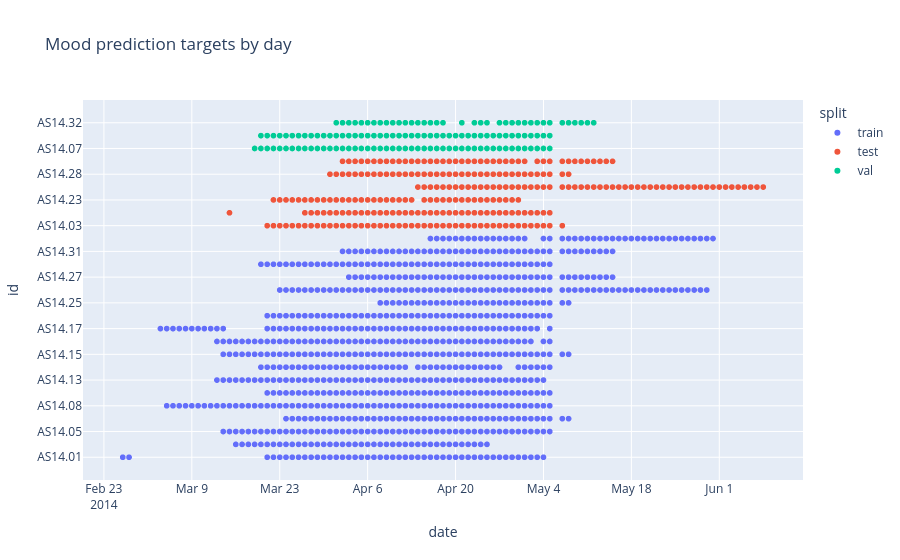

The cell this chart's notebook holds for it:
### Code cell
px.scatter(df, x="date", y="id", color="split", title="Mood prediction targets by day")

### Figure 1 — Plotly figure (JSON) as saved in the notebook; plotly's stock layout.template omitted (floating-point values rounded to 4 significant figures; data arrays with more than 128 entries replaced by an {"elided": "..."} marker saying what was removed)
{"data": [{"hovertemplate": "split=train<br>date=%{x}<br>id=%{y}<extra></extra>", "legendgroup": "train", "marker": {"color": "#636efa", "symbol": "circle"}, "mode": "markers", "name": "train", "showlegend": true, "type": "scattergl", "x": {"elided": "874 str values"}, "xaxis": "x", "y": {"elided": "874 str values"}, "yaxis": "y"}, {"hovertemplate": "split=test<br>date=%{x}<br>id=%{y}<extra></extra>", "legendgroup": "test", "marker": {"color": "#EF553B", "symbol": "circle"}, "mode": "markers", "name": "test", "showlegend": true, "type": "scattergl", "x": {"elided": "262 str values"}, "xaxis": "x", "y": {"elided": "262 str values"}, "yaxis": "y"}, {"hovertemplate": "split=val<br>date=%{x}<br>id=%{y}<extra></extra>", "legendgroup": "val", "marker": {"color": "#00cc96", "symbol": "circle"}, "mode": "markers", "name": "val", "showlegend": true, "type": "scattergl", "x": {"elided": "132 str values"}, "xaxis": "x", "y": {"elided": "132 str values"}, "yaxis": "y"}], "layout": {"legend": {"title": {"text": "split"}, "tracegroupgap": 0}, "title": {"text": "Mood prediction targets by day"}, "xaxis": {"anchor": "y", "domain": [0, 1], "title": {"text": "date"}}, "yaxis": {"anchor": "x", "domain": [0, 1], "title": {"text": "id"}}}}
